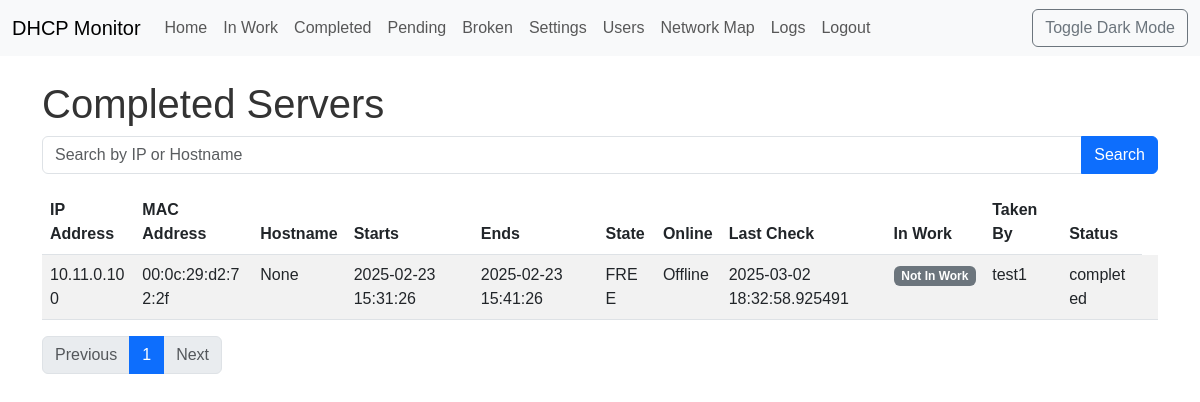
The page /completed (signed in) on the database its author committed.
### app/models.py (models this page shows, shortened)
class Lease(db.Model):
    __tablename__ = 'leases'
    id = db.Column(db.Integer, primary_key=True)
    ip = db.Column(db.String(15), unique=True, index=True, nullable=False)
    mac = db.Column(db.String(17), index=True, nullable=False)
    hostname = db.Column(db.String(255), index=True)
    starts = db.Column(db.DateTime)
    ends = db.Column(db.DateTime)
    binding_state = db.Column(db.String(64), index=True, nullable=False)
    uid = db.Column(db.String(255))
    is_online = db.Column(db.Boolean, default=False)
    last_check = db.Column(db.DateTime)
    in_work = db.Column(db.Boolean, default=False)
    taken_by_id = db.Column(db.Integer, db.ForeignKey('users.id'), index=True)
    status = db.Column(
        db.Enum(LeaseStatus),
        nullable=False,
        server_default=LeaseStatus.ACTIVE
    )
    server_id = db.Column(db.Integer, db.ForeignKey('servers.id'))
    status_history = db.relationship(
        'LeaseStatusHistory',
        backref='lease_obj',
        lazy='dynamic',
        order_by='desc(LeaseStatusHistory.timestamp)',
        overlaps="status_history,lease_obj"  #  <--  ДОБАВИТЬ overlaps
    )

class User(UserMixin, db.Model):
    __tablename__ = 'users'
    id = db.Column(db.Integer, primary_key=True)
    username = db.Column(db.String(64), unique=True, index=True, nullable=False)
    password_hash = db.Column(db.String(128), nullable=False)
    role = db.Column(db.String(64), nullable=False, default='tester')  # 'admin', 'tester'
    first_name = db.Column(db.String(64))
    last_name = db.Column(db.String(64))
    last_seen = db.Column(db.DateTime, default=datetime.utcnow)
    leases = db.relationship('Lease', backref='taken_user', lazy='dynamic', foreign_keys='Lease.taken_by_id')
    groups = db.relationship('Group', secondary=user_groups, lazy='subquery',
                            backref=db.backref('users', lazy=True)) # Связь с группами
    journal_entries = db.relationship('Journal', back_populates='user', lazy='dynamic')

### app/views.py (the view)
@main.route('/completed')
@login_required
def completed():
    search_query = request.args.get('q', '')
    page = request.args.get('page', 1, type=int)
    per_page = 10
    if search_query:
        leases = Lease.query.filter(
            Lease.status == LeaseStatus.COMPLETED,
            or_(Lease.ip.contains(search_query), Lease.hostname.contains(search_query))
        ).order_by(Lease.ip).paginate(page=page, per_page=per_page, error_out=False)
    else:
        leases = Lease.query.filter(Lease.status == LeaseStatus.COMPLETED).order_by(Lease.ip).paginate(page=page, per_page=per_page, error_out=False)
    return render_template('completed.html', leases=leases, search_query=search_query)

### app/models.py (called while the page is built)
@login_manager.user_loader
def load_user(user_id):
    return User.query.get(int(user_id))

### app/templates/completed.html (shortened to what this page needs)
{% extends "base.html" %}
{% block content %}
    <h1>Completed Servers</h1>
    <form action="{{ url_for('main.completed') }}" method="GET">
        <div class="input-group mb-3">
            <input type="text" class="form-control" placeholder="Search by IP or Hostname" name="q" value="{{ search_query }}">
            <button class="btn btn-primary" type="submit">Search</button>
        </div>
    </form>
    <table class="table table-striped">
        <thead>
            <tr>
                <th>IP Address</th>
                <th>MAC Address</th>
                <th>Hostname</th>
                <th>Starts</th>
                <th>Ends</th>
                <th>State</th>
                <th>Online</th>
                <th>Last Check</th>
                <th>In Work</th>
                <th>Taken By</th>
                <th>Status</th>
            </tr>
        </thead>
        <tbody>
            {% for lease in leases.items %}
                <tr>
                    <td>{{ lease.ip }}</td>
                    <td>{{ lease.mac }}</td>
                    <td>{{ lease.hostname|d('N/A') }}</td>
                    <td>{{ lease.starts|d('N/A') }}</td>
                    <td>{{ lease.ends|d('N/A') }}</td>
                    <td>{{ lease.binding_state }}</td>
                    <td>{{ "Online" if lease.is_online else "Offline" }}</td>
                    <td>{{ lease.last_check|d('N/A') }}</td>
                    <td>
                        {% if lease.in_work %}
                            <span class="badge bg-warning">In Work</span>
                        {% else %}
                            <span class="badge bg-secondary">Not In Work</span>
                        {% endif %}
                    </td>
                    <td>{{ lease.taken_user.username if lease.taken_user else '' }}</td>
                    <td>{{ lease.status.value }}</td>
                    <td>
                    </td>
                </tr>
            {% endfor %}
        </tbody>
    </table>
     <nav>
        <ul class="pagination">
            {% if leases.has_prev %}
                <li class="page-item"><a class="page-link" href="{{ url_for('main.completed', page=leases.prev_num, q=search_query) }}">Previous</a></li>
            {% else %}
                <li class="page-item disabled"><a class="page-link" href="#">Previous</a></li>
            {% endif %}
            {% for page_num in leases.iter_pages() %}
                {% if page_num %}
                    {% if page_num == leases.page %}
                        <li class="page-item active"><a class="page-link" href="#">{{ page_num }}</a></li>
                    {% else %}
                        <li class="page-item"><a class="page-link" href="{{ url_for('main.completed', page=page_num, q=search_query) }}">{{ page_num }}</a></li>
                    {% endif %}
                {% else %}
                    <li class="page-item disabled"><a class="page-link" href="#">...</a></li>
                {% endif %}
            {% endfor %}
            {% if leases.has_next %}
               <li class="page-item"><a class="page-link" href="{{ url_for('main.completed', page=leases.next_num, q=search_query) }}">Next</a></li>
            {% else %}
                <li class="page-item disabled"><a class="page-link" href="#">Next</a></li>
            {% endif %}
        </ul>
    </nav>
{% endblock %}

### app/static/css/style.css (style rules this page uses)
body { font-family: sans-serif; transition: background-color 0.3s, color 0.3s; }
body { background-color: #fff; color: #333; }
.table-striped > tbody > tr:nth-of-type(odd) > * { --bs-table-accent-bg: var(--bs-table-striped-bg); }
table.table td { word-break: break-word; }

### rows shown on the page
Lease: ip "10.11.0.100", mac "00:0c:29:d2:72:2f", hostname|d "None", starts|d "2025-02-23 15:31:26", ends|d "2025-02-23 15:41:26", binding_state "FREE", is_online "Offline", last_check|d "2025-03-02 18:32:58.925491", in_work "Not In Work", taken_user "test1", status.value "completed"

### other values the page prints
{{ page_num }} "1"
